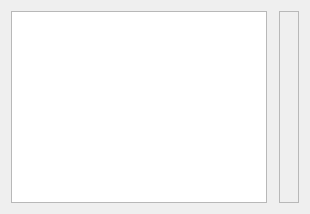
            <widget class="QWidget" name="TabPage_11">
             <attribute name="title">
              <string>Measures</string>
             </attribute>
             <layout class="QVBoxLayout" name="_68">
              <item>
               <layout class="QHBoxLayout" name="_69">
                <item>
                 <widget class="QListWidget" name="MeasuresCats">
                  <property name="sizePolicy">
                   <sizepolicy hsizetype="MinimumExpanding" vsizetype="Expanding">
                    <horstretch>0</horstretch>
                    <verstretch>0</verstretch>
                   </sizepolicy>
                  </property>
                 </widget>
                </item>
                <item>
                 <widget class="QStackedWidget" name="Measures">
                  <property name="sizePolicy">
                   <sizepolicy hsizetype="MinimumExpanding" vsizetype="Preferred">
                    <horstretch>0</horstretch>
                    <verstretch>0</verstretch>
                   </sizepolicy>
                  </property>
                  <property name="currentIndex">
                   <number>0</number>
                  </property>
                  <widget class="QWidget" name="page_2"/>
                 </widget>
                </item>
                <item>
                 <widget class="QFrame" name="frame3">
                  <property name="frameShape">
                   <enum>QFrame::StyledPanel</enum>
                  </property>
                  <property name="frameShadow">
                   <enum>QFrame::Raised</enum>
                  </property>
                  <layout class="QVBoxLayout" name="_70"/>
                 </widget>
                </item>
               </layout>
              </item>
             </layout>
            </widget>
